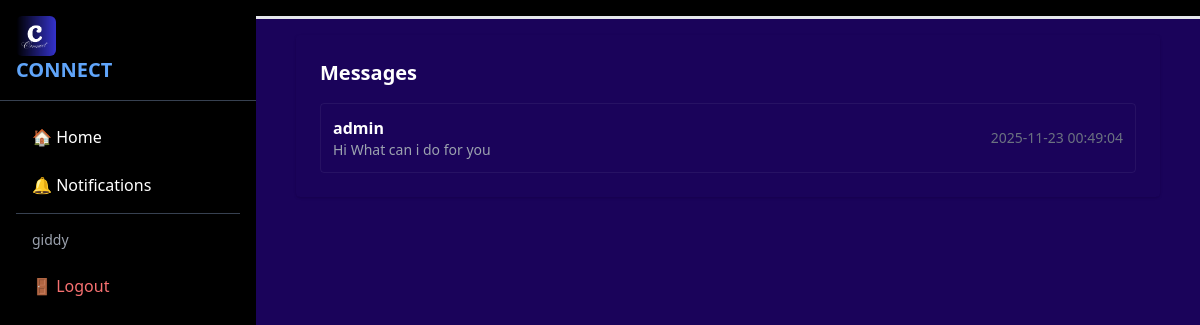
The page /messages (signed in) on the database its author committed.
### tables this page shows
CREATE TABLE messages (
        id INTEGER PRIMARY KEY AUTOINCREMENT,
        sender_id INTEGER,
        recipient_id INTEGER,
        body TEXT,
        created_at DATETIME DEFAULT CURRENT_TIMESTAMP,
        read_flag INTEGER DEFAULT 0,
        FOREIGN KEY(sender_id) REFERENCES users(id),
        FOREIGN KEY(recipient_id) REFERENCES users(id)
    );

### app.py (the view)
@app.route('/messages')
def messages():
    if not session.get('logged_in'):
        flash('Please login to view messages', 'error')
        return redirect(url_for('Login'))
    user_id = session.get('id')
    conn = sqlite3.connect('Instagram.db')
    cursor = conn.cursor()
    cursor.execute('''
                SELECT q.other_id, u.Username, m.latest_body, q.latest_at, q.unread_count
                FROM (
                    SELECT CASE WHEN sender_id = ? THEN recipient_id ELSE sender_id END as other_id,
                                 MAX(created_at) as latest_at,
                                 SUM(CASE WHEN recipient_id = ? AND read_flag = 0 THEN 1 ELSE 0 END) as unread_count
                    FROM messages
                    WHERE sender_id = ? OR recipient_id = ?
                    GROUP BY other_id
                ) q
                JOIN (
                    SELECT sender_id, recipient_id, body as latest_body, created_at FROM messages
                ) m ON m.created_at = q.latest_at
                JOIN users u ON u.id = q.other_id
                ORDER BY q.latest_at DESC
        ''', (user_id, user_id, user_id, user_id))
    rows = cursor.fetchall()
    convs = []
    for r in rows:
        convs.append({'other_id': r[0], 'username': r[1], 'latest_body': r[2], 'latest_at': r[3], 'unread_count': r[4]})
    conn.close()
    return render_variant('messages.html', convs=convs)

### app.py (called while the page is built, shortened)
@app.context_processor
def inject_logo_path():
    logo_a = os.path.join(app.static_folder or 'static', 'logo.png')
    logo_b = os.path.join(app.static_folder or 'static', 'uploads', 'LOGO.png')
    if os.path.exists(logo_a):
        return {'LOGO_PATH': url_for('static', filename='logo.png')}
    elif os.path.exists(logo_b):
        return {'LOGO_PATH': url_for('static', filename='uploads/LOGO.png')}
    else:
        return {'LOGO_PATH': url_for('static', filename='uploads/LOGO.png')}

@app.context_processor
def inject_unread_notifications():
    unread = 0
    try:
        if session.get('logged_in'):
            uid = session.get('id')
            conn = sqlite3.connect('Instagram.db')
            cursor = conn.cursor()
            cursor.execute('SELECT COUNT(*) FROM notifications WHERE user_id = ? AND read_flag = 0', (uid,))
            row = cursor.fetchone()
            if row:
                unread = int(row[0] or 0)
            conn.close()
    except Exception:
        unread = 0
    return {'unread_notifications': unread}

def render_variant(template_name, **context):
    variant = 'v1'
    uid = session.get('id')
    if uid:
        try:
            conn = sqlite3.connect('Instagram.db')
            cur = conn.cursor()
            cur.execute('SELECT ui_variant FROM users WHERE id = ? LIMIT 1', (uid,))
            r = cur.fetchone()
            if r and r[0]:
                variant = r[0]
            conn.close()
        except Exception:
            variant = 'v1'
    candidate = f"{variant}/{template_name}"
    if 'variant_features' not in context:
        try:
            context['variant_features'] = get_variant_features(variant)
        except Exception:
            context['variant_features'] = {}
    try:
        return render_template(candidate, **context)
    except TemplateNotFound:
        return render_template(template_name, **context)

def get_variant_features(variant: str):
    base = {
        'rating_mode': 'stars',    # 'stars' or 'numeric'
        'show_share_count': True,
        'comment_replies': True,
        'comment_likes': True,
        'font_family': None,
        'font_size_scale': 1.0,
    }
    return base

### OCONNECT/templates/messages.html (shortened to what this page needs)
{% extends 'base.html' %}
{% block content %}
<div class="p-6 rounded shadow" data-admin-theme-light="bg-white text-black" data-admin-theme-dark="bg-black text-white">
  <h2 class="text-xl font-semibold mb-4">Messages</h2>
  {% if convs %}
    <ul class="space-y-3">
      {% for c in convs %}
        <li class="p-3 border rounded flex items-center justify-between">
          <div>
            <a href="{{ url_for('conversation', other_id=c.other_id) }}" class="font-semibold">{{ c.username }}</a>
            <div class="text-sm text-gray-600">{{ c.latest_body }}</div>
          </div>
          <div class="text-sm text-gray-500">{{ c.latest_at }}</div>
        </li>
      {% endfor %}
    </ul>
  {% else %}
    <div>No conversations yet.</div>
  {% endif %}
</div>
{% endblock %}

### OCONNECT/templates/base.html (style rules this page uses)
body[data-theme="dark"] { background-color: #1a035a !important; color: #fff; }
body[data-theme="dark"] .text-gray-600 { color: #9ca3af !important; }
body[data-theme="dark"] .border { border-color: rgba(255,255,255,0.06) !important; }

### rows shown on the page
messages: username "admin", latest_body "Hi What can i do for you", latest_at "2025-11-23 00:49:04"

### other values the page prints
{{ session.get('user') }} "giddy"
